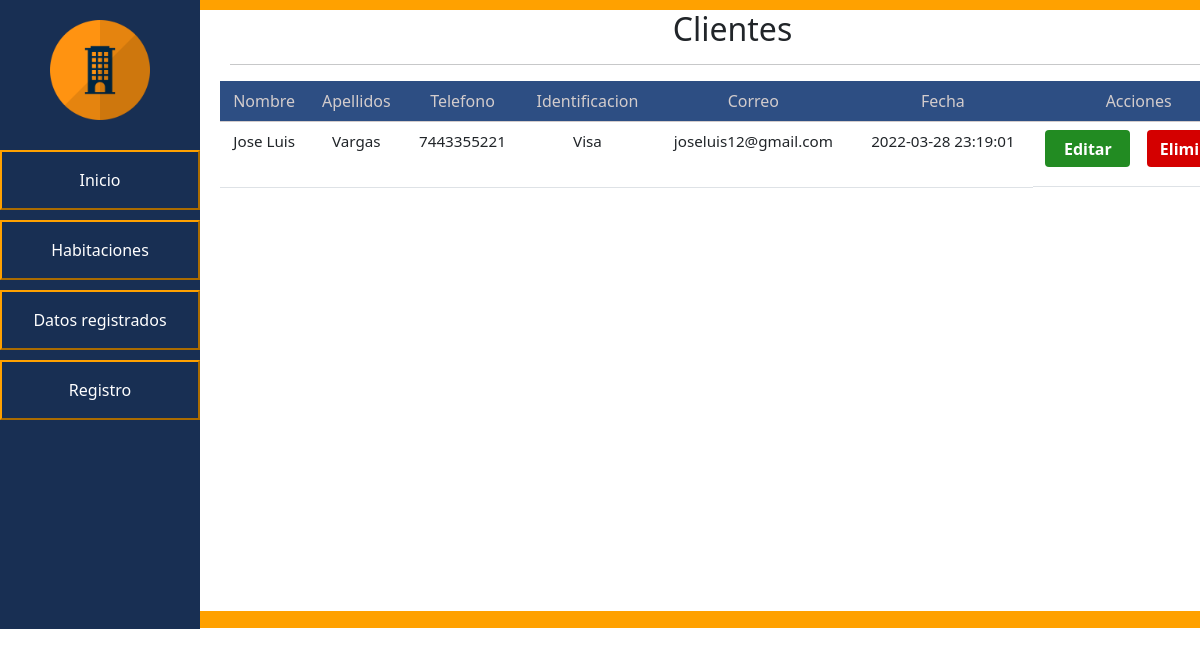
Before: /PHP/datos-registrados.php with the older database file.
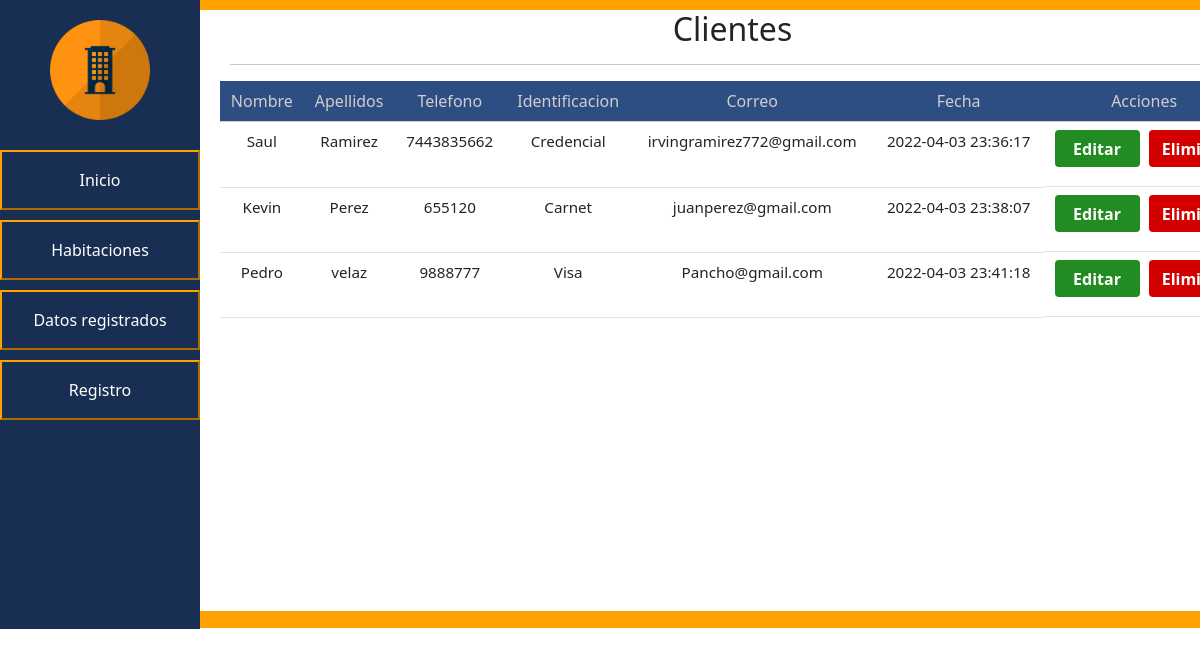
After: the same page with the newer database file.
### tables this page shows
CREATE TABLE `clientes` (
  `idClientes` int(11) NOT NULL,
  `Nombre` varchar(45) NOT NULL,
  `Apellidos` varchar(45) NOT NULL,
  `Telefono` varchar(20) NOT NULL,
  `Identificacion` varchar(45) NOT NULL,
  `Correo` varchar(50) NOT NULL,
  `Fechadeingreso` datetime NOT NULL
);

### PHP/datos-registrados.php (the view, shortened to what this page needs)
<!DOCTYPE html>
<html>
<head>
    <link href="https://cdn.jsdelivr.net/npm/bootstrap@5.0.2/dist/css/bootstrap.min.css" rel="stylesheet">
    <link rel="stylesheet" type="text/css" href="../css/styles-datos-registrados.css">
</head>
<body>
	<div id="general">
		<div id="navegacion">
			<div id="navegacion-alineacion">
				<img src="..\img\img2.png" id="img1">
				<a href="index.php">
					<button class="animacion-btn" id="boton">Inicio</button>
				</a>
				<a href="habitaciones.php">
					<button class="animacion-btn" id="boton">Habitaciones</button>
				</a>
				<a href="datos-registrados.php">
					<button class="animacion-btn" id="boton">Datos registrados</button>
				</a>
                <a href="registro.php?pagina=1">
                    <button class="animacion-btn" id="boton">Registro</button>
                </a>
			</div>
		</div>
		<div id="cuerpo">
			<div id="contenido-cuerpo">
                <h2 id="titulo"> Clientes </h2>
                <hr style="margin-left: 30px; margin-right: 30px;">
                <table class="table table-hover" id="alineacion-tabla">
                    <thead>
                        <tr class="tittleback">
                            <th scope="col">Nombre</th>
                            <th scope="col">Apellidos</th>
                            <th scope="col">Telefono</th>
                            <th scope="col">Identificacion</th>
                            <th scope="col">Correo</th>
                            <th scope="col">Fecha</th>
                            <th scope="col">Acciones</th>
                        </tr>
                    </thead>
                    <tbody>
                        <?php
                        $cont = include ("conexion.php");
                        if ($cont == true){
                        $consulta="SELECT * FROM clientes";
                        $resultado = mysqli_query($enlace,$consulta);
                        while ($mostrar=mysqli_fetch_array($resultado)){
                        ?>
                            <tr>
                                <td class="datatable"> <?php echo $mostrar['Nombre'] ?> </td>
                                <td class="datatable"> <?php echo $mostrar['Apellidos'] ?> </td>
                                <td class="datatable"> <?php echo $mostrar['Telefono'] ?> </td>
                                <td class="datatable"> <?php echo $mostrar['Identificacion'] ?> </td>
                                <td class="datatable"> <?php echo $mostrar['Correo'] ?> </td>
                                <td class="datatable"> <?php echo $mostrar['Fechadeingreso'] ?> </td>
                                <td id="alineacion-btn">
                                   <button type="button" class="buttonupdate" data-bs-toggle="modal" data-bs-target="#updatemodal<?php echo $mostrar['idClientes'];?>">
                                        Editar
                                    </button>
                                    <br><br>
                                    <button type="button" class="buttondelete" data-bs-toggle="modal" data-bs-target="#deletetemodal<?php echo $mostrar['idClientes'];?>">
                                        Eliminar
                                    </button>
                                </td>
                            </tr>
                        <?php
                        }
                        }
                        ?>
                    </tbody>
                </table>
              <br>
              <br>
              <br>
              <br>
              <br>
              <br>
              <br>
              <br>
              <br>
              <br>
              <br>
		</div>
	</div>
</body>
</html>

Changed rows visible on the page:
removed clientes: Nombre "Jose Luis", Apellidos "Vargas", Telefono "7443355221", Identificacion "Visa", Correo "joseluis12@gmail.com", Fechadeingreso "2022-03-28 23:19:01"
added clientes: Nombre "Saul", Apellidos "Ramirez", Telefono "7443835662", Identificacion "Credencial", Correo "irvingramirez772@gmail.com", Fechadeingreso "2022-04-03 23:36:17"
added clientes: Nombre "Kevin", Apellidos "Perez", Telefono "655120", Identificacion "Carnet", Correo "juanperez@gmail.com", Fechadeingreso "2022-04-03 23:38:07"
added clientes: Nombre "Pedro", Apellidos "velaz", Telefono "9888777", Identificacion "Visa", Correo "Pancho@gmail.com", Fechadeingreso "2022-04-03 23:41:18"
